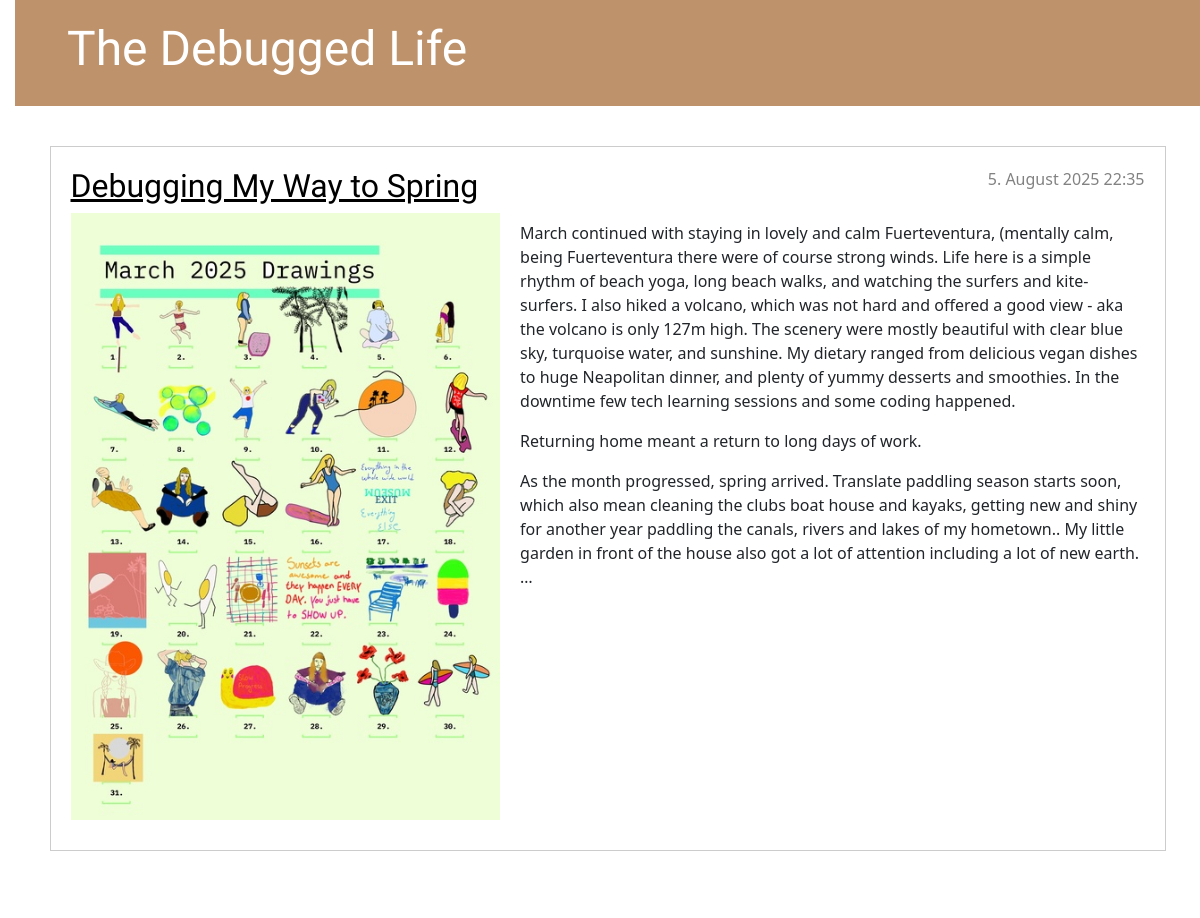
The app's page / (upper part), older data.
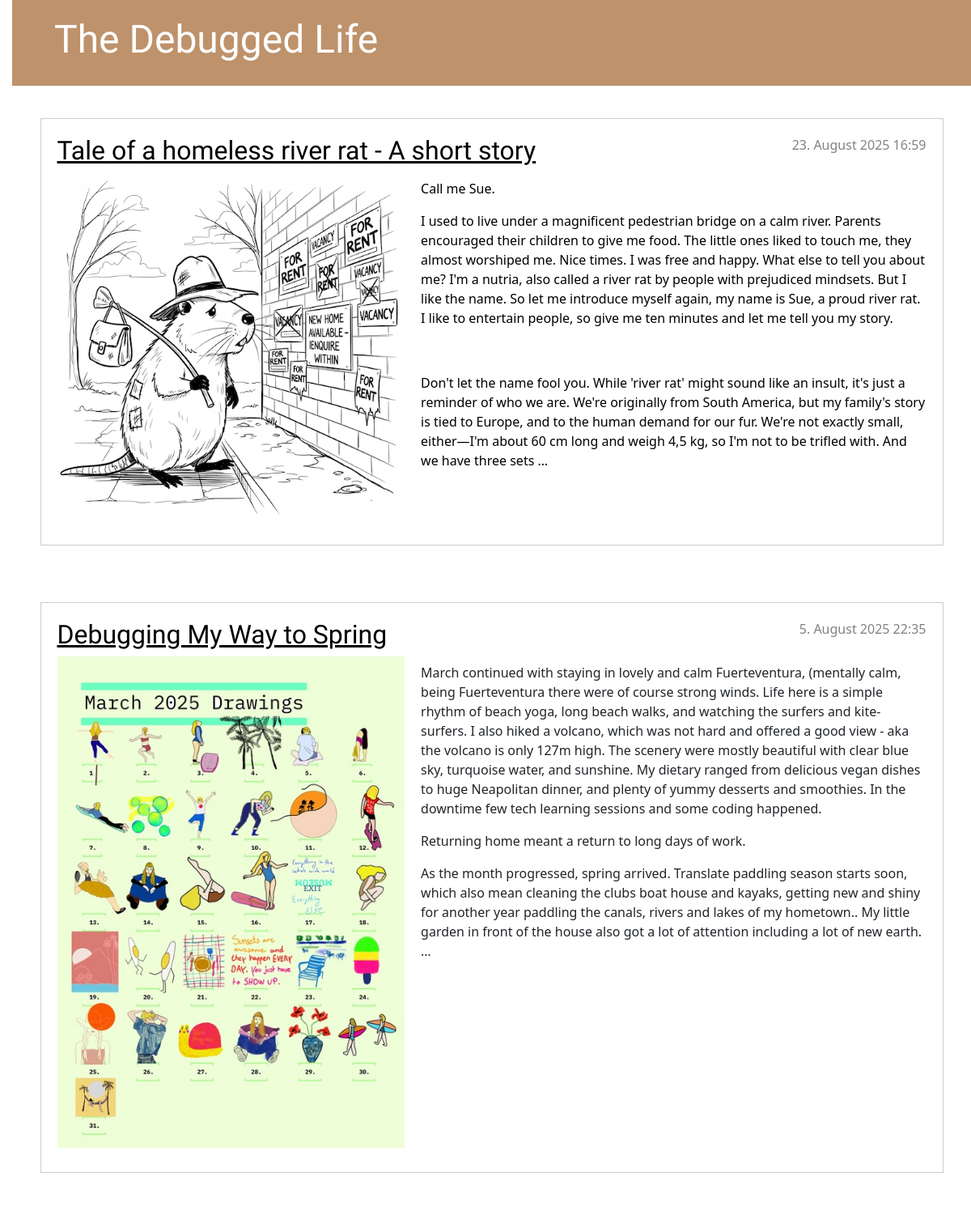
The same page, newer data.
### blog/models.py (models this page shows, shortened)
class Post(models.Model):
    author = models.ForeignKey(settings.AUTH_USER_MODEL, on_delete=models.CASCADE)
    title = models.CharField(max_length=200)
    text = RichTextField()
    image = models.ImageField(upload_to='images/', blank=True, null=True)
    created_date = models.DateTimeField(default=timezone.now)
    published_date = models.DateTimeField(blank=True, null=True)

### blog/views.py (the view)
# urls.py: path('', views.post_list, name='post_list'),
def post_list(request):
    posts = Post.objects.filter(published_date__lte=timezone.now()).order_by('-published_date')
    return render(request, 'blog/post_list.html', {'posts': posts})

### blog/templates/blog/post_list.html
{% extends 'blog/base.html' %}
{% load static %}
{% block content %}
    {% for post in posts %}
        <article class="post">
            <time class="date">
                {{ post.published_date }}
            </time>
            <h2><a href="{% url 'post_detail' pk=post.pk %}">{{ post.title }}</a></h2>
            {% if post.image %}
                <a href="{% url 'post_detail' pk=post.pk %}"><img src="{{ post.image.url }}" alt="{{ post.title }}" class="post-image"></a>
            {% endif %}
            <p>{{ post.text|safe|truncatewords_html:170 }}</p>
        </article>
    {% endfor %}
{% endblock %}

### blog/templates/blog/base.html (shortened to what this page needs)
{% load static %}
<!DOCTYPE html>
<html>
    <head>
        <link rel="stylesheet" href="https://cdn.jsdelivr.net/npm/bootstrap@5.3.3/dist/css/bootstrap.min.css">
        <link rel="stylesheet" href="{% static 'css/blog.css' %}">
    </head>
    <body>
        <header class="page-header">
            <div class="container">
                <h1><a href="/">The Debugged Life</a></h1>
            </div>
        </header>
        <main class="content container">
            <div class="row">
                <div class="col">
                    {% block content %}
                    {% endblock %}
                </div>
            </div>
        </main>
    </body>
</html>

### blog/static/css/blog.css (style rules this page uses)
h1 a, h2 a { color: #056186; font-family: 'Lobster'; }
body { padding-left: 15px; }
.page-header { background-color: #BE926B ; margin-top: 0; margin-bottom: 40px; padding: 20px 20px 20px 40px; }
.page-header h1, .page-header h1 a, .page-header h1 a:visited, .page-header h1 a:active { color: #ffffff; font-size: 36pt; text-decoration: none; }
h1, h2, h3, h4 { font-family: 'Lobster', cursive; }
.date { color: #828282; }
.post { margin-bottom: 70px; border: 1px solid #ccc; padding: 20px; overflow: auto; }
.post h2 a, .post h2 a:visited { color: #000000; }
.post > .date, .post > .actions { float: right; }
.post-image { max-width: 40%; height: auto; float: left; margin-right: 20px; margin-bottom: 10px; }

Row changes from the older to the newer data that the page shows:
added Post: published_date "23. August 2025 16:59", title "Tale of a homeless river rat - A short story", image (picture), text "Call me Sue. I used to live under a magnificent pedestrian bridge on a calm river. Parents encouraged their children to give me food. The little ones liked to touch me, they almost worshiped me. Nice times. I was free and happy. What else to tell you about me? I'm a nutria, also called a river rat by people with prejudiced mindsets. But I like the name. So let me introduce myself again, my name is Sue, a proud river rat. I like to entertain people, so give me ten minutes and let me tell you my story. Don't let the name fool you. While 'river rat' might sound like an insult, it's just a reminder of who we are. We're originally from South America, but my family's story is tied to Europe, and…"
